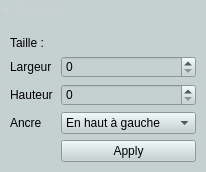
          <widget class="QWidget" name="cropWidget" native="true">
           <property name="sizePolicy">
            <sizepolicy hsizetype="Preferred" vsizetype="Preferred">
             <horstretch>0</horstretch>
             <verstretch>0</verstretch>
            </sizepolicy>
           </property>
           <property name="minimumSize">
            <size>
             <width>0</width>
             <height>0</height>
            </size>
           </property>
           <property name="maximumSize">
            <size>
             <width>16777215</width>
             <height>200</height>
            </size>
           </property>
           <property name="styleSheet">
            <string notr="true">background-color: rgb(197, 209, 209);

</string>
           </property>
           <layout class="QGridLayout" name="gridLayout_5">
            <property name="leftMargin">
             <number>0</number>
            </property>
            <property name="topMargin">
             <number>0</number>
            </property>
            <property name="rightMargin">
             <number>0</number>
            </property>
            <property name="bottomMargin">
             <number>0</number>
            </property>
            <item row="0" column="1">
             <spacer name="cropSpacer">
              <property name="orientation">
               <enum>Qt::Horizontal</enum>
              </property>
              <property name="sizeHint" stdset="0">
               <size>
                <width>40</width>
                <height>20</height>
               </size>
              </property>
             </spacer>
            </item>
            <item row="1" column="0" colspan="2">
             <widget class="QWidget" name="cropActionGroup" native="true">
              <property name="font">
               <font>
                <kerning>true</kerning>
               </font>
              </property>
              <property name="acceptDrops">
               <bool>false</bool>
              </property>
              <property name="layoutDirection">
               <enum>Qt::LeftToRight</enum>
              </property>
              <property name="autoFillBackground">
               <bool>false</bool>
              </property>
              <property name="styleSheet">
               <string notr="true"/>
              </property>
              <layout class="QFormLayout" name="formLayout_2">
               <property name="leftMargin">
                <number>10</number>
               </property>
               <property name="topMargin">
                <number>10</number>
               </property>
               <property name="rightMargin">
                <number>10</number>
               </property>
               <property name="bottomMargin">
                <number>10</number>
               </property>
               <item row="0" column="0">
                <widget class="QLabel" name="cropTextSize">
                 <property name="text">
                  <string>Taille :</string>
                 </property>
                </widget>
               </item>
               <item row="1" column="0">
                <widget class="QLabel" name="cropWidthText">
                 <property name="text">
                  <string>Largeur </string>
                 </property>
                </widget>
               </item>
               <item row="1" column="1">
                <widget class="QSpinBox" name="cropWidthSpin">
                 <property name="enabled">
                  <bool>true</bool>
                 </property>
                 <property name="maximum">
                  <number>65535</number>
                 </property>
                </widget>
               </item>
               <item row="2" column="0">
                <widget class="QLabel" name="cropHeightText">
                 <property name="text">
                  <string>Hauteur</string>
                 </property>
                </widget>
               </item>
               <item row="2" column="1">
                <widget class="QSpinBox" name="cropHeightSpin">
                 <property name="maximum">
                  <number>65535</number>
                 </property>
                </widget>
               </item>
               <item row="3" column="0">
                <widget class="QLabel" name="cropAnchorText">
                 <property name="text">
                  <string>Ancre</string>
                 </property>
                 <property name="scaledContents">
                  <bool>false</bool>
                 </property>
                </widget>
               </item>
               <item row="3" column="1">
                <widget class="QComboBox" name="cropAnchorBox">
                 <item>
                  <property name="text">
                   <string>En haut à gauche</string>
                  </property>
                 </item>
                 <item>
                  <property name="text">
                   <string>En haut au centre</string>
                  </property>
                 </item>
                 <item>
                  <property name="text">
                   <string>En haut à droite</string>
                  </property>
                 </item>
                 <item>
                  <property name="text">
                   <string>Au milieu à gauche</string>
                  </property>
                 </item>
                 <item>
                  <property name="text">
                   <string>Au milieu au centre</string>
                  </property>
                 </item>
                 <item>
                  <property name="text">
                   <string>Au milieu à droite</string>
                  </property>
                 </item>
                 <item>
                  <property name="text">
                   <string>En bas à gauche </string>
                  </property>
                 </item>
                 <item>
                  <property name="text">
                   <string>En bas au centre</string>
                  </property>
                 </item>
                 <item>
                  <property name="text">
                   <string>En bas à droite</string>
                  </property>
                 </item>
                </widget>
               </item>
               <item row="4" column="1">
                <widget class="QPushButton" name="cropApplyButton">
                 <property name="maximumSize">
                  <size>
                   <width>271</width>
                   <height>16777215</height>
                  </size>
                 </property>
                 <property name="text">
                  <string>Apply</string>
                 </property>
                </widget>
               </item>
              </layout>
             </widget>
            </item>
            <item row="0" column="0">
             <widget class="QPushButton" name="cropButtonTitle">
              <property name="sizePolicy">
               <sizepolicy hsizetype="Fixed" vsizetype="Fixed">
                <horstretch>0</horstretch>
                <verstretch>0</verstretch>
               </sizepolicy>
              </property>
              <property name="palette">
               <palette>
                <active>
                 <colorrole role="WindowText">
                  <brush brushstyle="SolidPattern">
                   <color alpha="255">
                    <red>0</red>
                    <green>0</green>
                    <blue>0</blue>
                   </color>
                  </brush>
                 </colorrole>
                 <colorrole role="Button">
                  <brush brushstyle="SolidPattern">
                   <color alpha="255">
                    <red>197</red>
                    <green>209</green>
                    <blue>209</blue>
                   </color>
                  </brush>
                 </colorrole>
                 <colorrole role="ButtonText">
                  <brush brushstyle="SolidPattern">
                   <color alpha="255">
                    <red>0</red>
                    <green>0</green>
                    <blue>0</blue>
                   </color>
                  </brush>
                 </colorrole>
                 <colorrole role="Base">
                  <brush brushstyle="SolidPattern">
                   <color alpha="255">
                    <red>197</red>
                    <green>209</green>
                    <blue>209</blue>
                   </color>
                  </brush>
                 </colorrole>
                 <colorrole role="Window">
                  <brush brushstyle="SolidPattern">
                   <color alpha="255">
                    <red>197</red>
                    <green>209</green>
                    <blue>209</blue>
                   </color>
                  </brush>
                 </colorrole>
                </active>
                <inactive>
                 <colorrole role="WindowText">
                  <brush brushstyle="SolidPattern">
                   <color alpha="255">
                    <red>208</red>
                    <green>208</green>
                    <blue>208</blue>
                   </color>
                  </brush>
                 </colorrole>
                 <colorrole role="Button">
                  <brush brushstyle="SolidPattern">
                   <color alpha="255">
                    <red>197</red>
                    <green>209</green>
                    <blue>209</blue>
                   </color>
                  </brush>
                 </colorrole>
                 <colorrole role="ButtonText">
                  <brush brushstyle="SolidPattern">
                   <color alpha="255">
                    <red>208</red>
                    <green>208</green>
                    <blue>208</blue>
                   </color>
                  </brush>
                 </colorrole>
                 <colorrole role="Base">
                  <brush brushstyle="SolidPattern">
                   <color alpha="255">
                    <red>197</red>
                    <green>209</green>
                    <blue>209</blue>
                   </color>
                  </brush>
                 </colorrole>
                 <colorrole role="Window">
                  <brush brushstyle="SolidPattern">
                   <color alpha="255">
                    <red>197</red>
                    <green>209</green>
                    <blue>209</blue>
                   </color>
                  </brush>
                 </colorrole>
                </inactive>
                <disabled>
                 <colorrole role="WindowText">
                  <brush brushstyle="SolidPattern">
                   <color alpha="96">
                    <red>164</red>
                    <green>166</green>
                    <blue>168</blue>
                   </color>
                  </brush>
                 </colorrole>
                 <colorrole role="Button">
                  <brush brushstyle="SolidPattern">
                   <color alpha="255">
                    <red>197</red>
                    <green>209</green>
                    <blue>209</blue>
                   </color>
                  </brush>
                 </colorrole>
                 <colorrole role="ButtonText">
                  <brush brushstyle="SolidPattern">
                   <color alpha="96">
                    <red>164</red>
                    <green>166</green>
                    <blue>168</blue>
                   </color>
                  </brush>
                 </colorrole>
                 <colorrole role="Base">
                  <brush brushstyle="SolidPattern">
                   <color alpha="255">
                    <red>197</red>
                    <green>209</green>
                    <blue>209</blue>
                   </color>
                  </brush>
                 </colorrole>
                 <colorrole role="Window">
                  <brush brushstyle="SolidPattern">
                   <color alpha="255">
                    <red>197</red>
                    <green>209</green>
                    <blue>209</blue>
                   </color>
                  </brush>
                 </colorrole>
                </disabled>
               </palette>
              </property>
              <property name="styleSheet">
               <string notr="true">border :none ; </string>
              </property>
              <property name="text">
               <string>▼ Rognage</string>
              </property>
              <property name="checkable">
               <bool>true</bool>
              </property>
              <property name="checked">
               <bool>true</bool>
              </property>
              <property name="autoDefault">
               <bool>false</bool>
              </property>
             </widget>
            </item>
           </layout>
          </widget>
